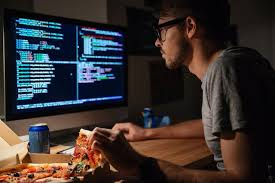
#> input picture html/1.jpg, 275 x 183 px, given in place of the camera
$ python 'week12課後作業.py'
#> lines starting #> are read from the running program, lines starting #| are printed output that depends on the picture
import cv2
import numpy as np

# 啟用攝影機
cap = cv2.VideoCapture(0)
if not cap.isOpened():
    print("無法啟用攝影機")
    exit()

# 拍照
print("按下空白鍵拍照...")
while True:
    ret, frame = cap.read()
#> frame is the input picture: shape (183, 275, 3); mean B, G, R 45.6, 47.3, 55.1
    if not ret:
        print("無法讀取影像")
        break

    cv2.imshow("Live View", frame)

    # 按空白鍵拍照
    if cv2.waitKey(1) & 0xFF == ord(' '):
#> (key Esc is pressed here)
        captured_image = frame.copy()
        print("拍照完成")
        break

# 關閉攝影機
cap.release()
cv2.destroyAllWindows()

# 儲存原始圖片
cv2.imwrite("original_image.jpg", captured_image)

# 向左旋轉60度
rows, cols = captured_image.shape[:2]
rotation_matrix = cv2.getRotationMatrix2D((cols/2, rows/2), 60, 1)
rotated_image = cv2.warpAffine(captured_image, rotation_matrix, (cols, rows))

# 水平垂直翻轉
flipped_image = cv2.flip(captured_image, -1)

# 轉灰階
grayscale_image = cv2.cvtColor(captured_image, cv2.COLOR_BGR2GRAY)

# 轉HSV
hsv_image = cv2.cvtColor(captured_image, cv2.COLOR_BGR2HSV)
#> hsv_image: shape (183, 275, 3); mean H, S, V 54.5, 132.4, 67.4

# 馬賽克處理
def pixelate_image(image, pixel_size=10):
    height, width = image.shape[:2]
    temp = cv2.resize(image, (width // pixel_size, height // pixel_size), interpolation=cv2.INTER_LINEAR)
    return cv2.resize(temp, (width, height), interpolation=cv2.INTER_NEAREST)

mosaic_image = pixelate_image(captured_image, pixel_size=20)

# 儲存結果
cv2.imwrite("rotated_image.jpg", rotated_image)
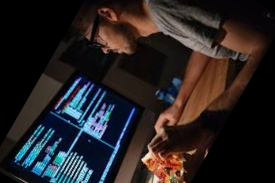
#> saved as rotated_image.jpg: shape (183, 275, 3); mean B, G, R 34.3, 34, 38.9
cv2.imwrite("flipped_image.jpg", flipped_image)
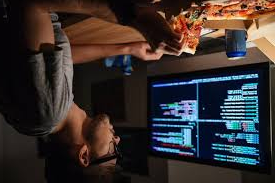
#> saved as flipped_image.jpg: shape (183, 275, 3); mean B, G, R 45.6, 47.3, 55.1
cv2.imwrite("grayscale_image.jpg", grayscale_image)
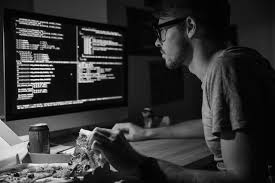
#> saved as grayscale_image.jpg: shape (183, 275); min 0, max 248, mean 49.4
cv2.imwrite("hsv_image.jpg", hsv_image)
cv2.imwrite("mosaic_image.jpg", mosaic_image)
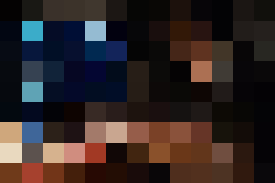
#> saved as mosaic_image.jpg: shape (183, 275, 3); mean B, G, R 36.6, 37.5, 47.9

print("影像處理完成，結果已儲存")

# 顯示所有處理結果
cv2.imshow("Original Image", captured_image)
cv2.imshow("Rotated Image", rotated_image)
cv2.imshow("Flipped Image", flipped_image)
cv2.imshow("Grayscale Image", grayscale_image)
cv2.imshow("HSV Image", hsv_image)
cv2.imshow("Mosaic Image", mosaic_image)
cv2.waitKey(0)
cv2.destroyAllWindows()
